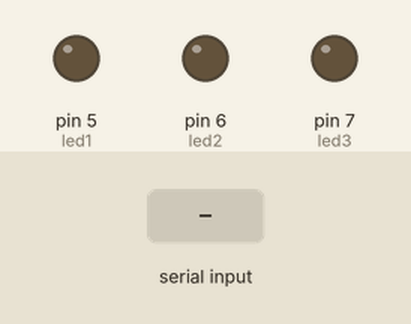
Bench run of a sketch on a simulated Arduino Uno, built with avr-gcc and run on an emulated ATmega328P. Shown: output pins drawn as LEDs (lit = HIGH). The test bench sets the inputs (shaded band).

Above: at 1.2 s.
1.3 s: byte 30 received over Serial
At 2.0 s:
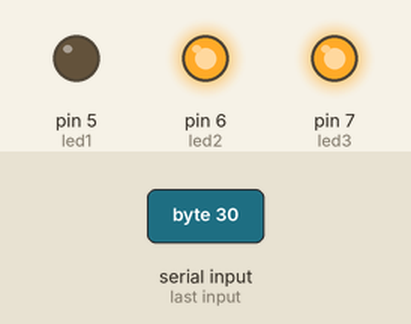
2.8 s: byte 90 received over Serial
At 3.1 s:
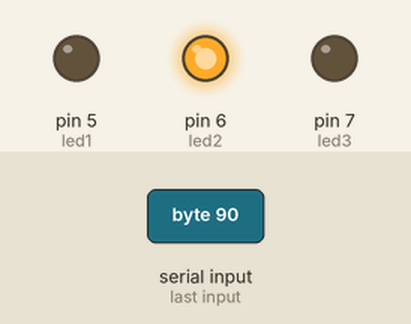
Timing chart, 0 to 5.8 s (numbered marks = the images above; inputs shaded):
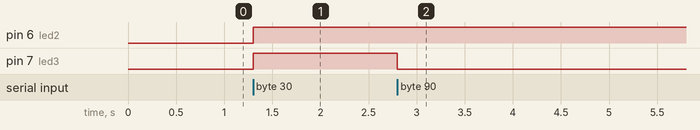

Measured:
- after the input at 1.3 s, pin 6 (led2), pin 7 (led3): LOW → HIGH at once
- after the input at 2.8 s, pin 7 (led3): HIGH → LOW at once

The sketch:

recepteur_challange2.ino
```cpp
#define led1 5
#define led2 6
#define led3 7

void setup() {

  Serial.begin(9600);
  pinMode(led1,OUTPUT);
  pinMode(led2,OUTPUT);
  pinMode(led3,OUTPUT);

}

void loop() {

  if(Serial.available()){
    int states = Serial.read();
    if((states & 0b001)){
      digitalWrite(led1,HIGH);
    }else if((states & 0b001) == 0){
      digitalWrite(led1,LOW);
    }
    if(states & 0b010){
      digitalWrite(led2,HIGH);
    }else if((states & 0b010) == 0){
      digitalWrite(led2,LOW);
    }
    if(states & 0b100){
      digitalWrite(led3,HIGH);
    }else if((states & 0b100) == 0){
      digitalWrite(led3,LOW);
    }
  }


}
```
